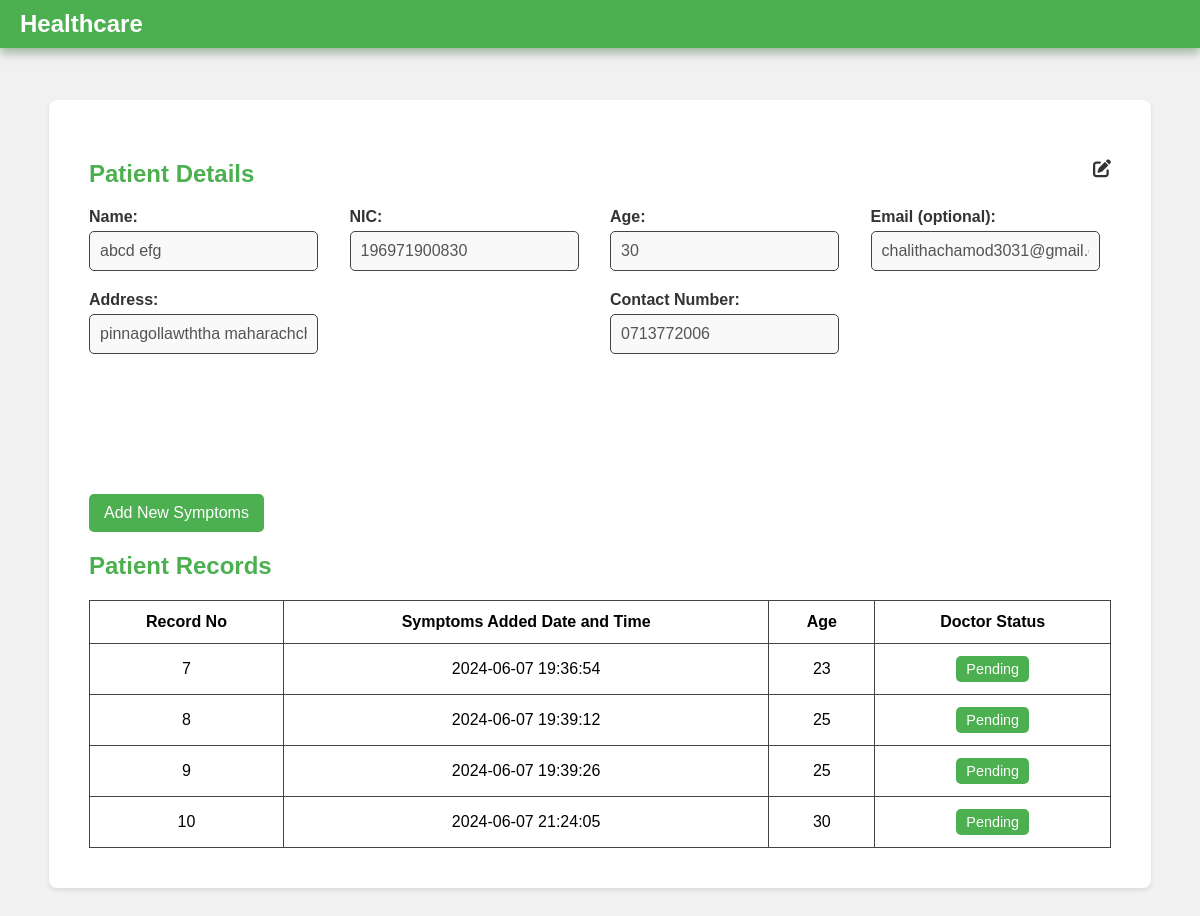
Before: /reception/profile-view.php?p_id=2 with the older database file.
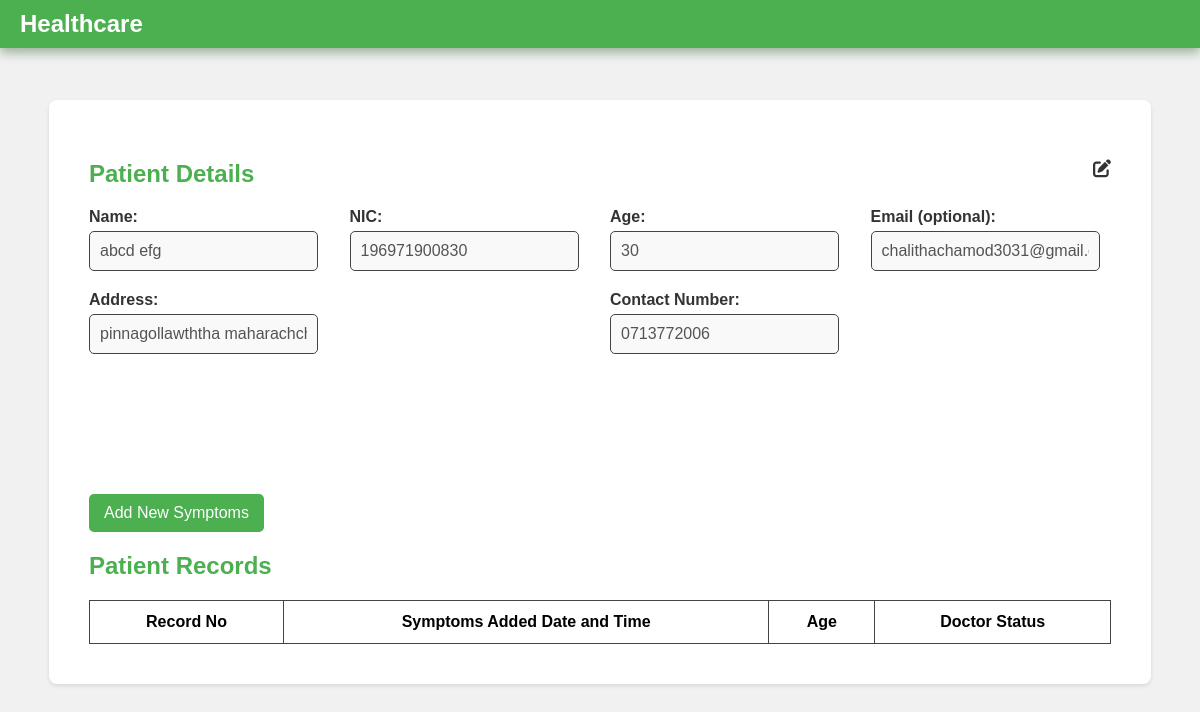
After: the same page with the newer database file.
### tables this page shows
CREATE TABLE IF NOT EXISTS `registered_patients` (
  `p_id` int NOT NULL AUTO_INCREMENT,
  `name` varchar(50) DEFAULT NULL,
  `mobile` varchar(12) DEFAULT NULL,
  `email` varchar(50) DEFAULT NULL,
  `id_num` varchar(20) DEFAULT NULL,
  `address` text,
  `age` int DEFAULT NULL,
  `register_date` datetime DEFAULT NULL,
  `reception_id` varchar(50) DEFAULT NULL,
  PRIMARY KEY (`p_id`),
  KEY `FK_register_patients_register_reception` (`reception_id`),
  CONSTRAINT `FK_register_patients_register_reception` FOREIGN KEY (`reception_id`) REFERENCES `registered_reception` (`id_num`)
);

CREATE TABLE IF NOT EXISTS `patients_details` (
  `id` int NOT NULL AUTO_INCREMENT,
  `patients_id` int DEFAULT NULL,
  `reception_id` varchar(50) DEFAULT NULL,
  `symptoms` text,
  `medical_report` text,
  `Prescriptions` text,
  `Prescriptions_date` datetime DEFAULT NULL,
  `doctor_id` varchar(50) DEFAULT NULL,
  `age` int DEFAULT NULL,
  `symptoms_date` datetime DEFAULT NULL,
  PRIMARY KEY (`id`),
  KEY `FK_patients_details_register_patients` (`patients_id`),
  KEY `FK_patients_details_register_reception` (`reception_id`),
  KEY `FK_patients_details_registered_doctor` (`doctor_id`),
  CONSTRAINT `FK_patients_details_register_patients` FOREIGN KEY (`patients_id`) REFERENCES `registered_patients` (`p_id`),
  CONSTRAINT `FK_patients_details_register_reception` FOREIGN KEY (`reception_id`) REFERENCES `registered_reception` (`id_num`),
  CONSTRAINT `FK_patients_details_registered_doctor` FOREIGN KEY (`doctor_id`) REFERENCES `registered_doctor` (`id_num`)
);

### connection.php (called while the page is built, shortened)
<?php
class Database
{
    public static $connection;
    public static function SetUpConnection()
    {
        if (!isset(Database::$connection)) {
            Database::$connection = new mysqli("localhost", "root", "Chalithac*#3031", "healthcare", "3306");
        }
    }
    public static function search($q)
    {
        return Database::$connection->query($q);
    }
}

### reception/profile-view.php (the view, shortened to what this page needs)
<?php
require_once "../connection.php";
$patient_id = $_GET["p_id"];
?>
<!DOCTYPE html>
<html lang="en">
<head>
    <link rel="stylesheet" href="../assets/css/common.css">
    <link rel="stylesheet" href="../assets/css/header.css">
    <link rel="stylesheet" href="../assets/css/profile-view.css">
    <link rel="stylesheet" href="https://cdnjs.cloudflare.com/ajax/libs/font-awesome/6.5.2/css/all.min.css" />
</head>
<body>
    <header class="header">
        <div class="logo">Healthcare</div>
    </header>
    <div class="container">
        <div class="profile-details">
            <div class="detail-heading">
                <h2>Patient Details</h2>
                <i class="fa-solid fa-pen-to-square"></i>
            </div>
            <?php
            $patientResultSet = Database::search("SELECT * FROM `registered_patients` WHERE `p_id` = '" . $patient_id . "'");
            $patientCount = $patientResultSet->num_rows;
            if ($patientCount == 1) {
                $patientResult = $patientResultSet->fetch_assoc();
            ?>
                <div class="form-row">
                    <div class="form-group">
                        <label>Name:</label>
                        <input class="profile-inputs" type="text" id="name" name="name" value="<?php echo $patientResult["name"]; ?>" disabled required>
                    </div>
                    <div class="form-group">
                        <label>NIC:</label>
                        <input class="profile-inputs" type="text" id="nic" name="nic" value="<?php echo $patientResult["id_num"]; ?>" disabled required>
                    </div>
                    <div class="form-group">
                        <label>Age:</label>
                        <input class="profile-inputs" type="number" id="age" name="age" value="<?php echo $patientResult["age"]; ?>" disabled required>
                    </div>
                    <div class="form-group">
                        <label>Email (optional):</label>
                        <input class="profile-inputs" type="email" id="email" name="email" value="<?php echo $patientResult["email"]; ?>" disabled>
                    </div>
                    <div class="form-group">
                        <label>Address:</label>
                        <input class="profile-inputs" type="text" id="address" name="address" value="<?php echo $patientResult["address"]; ?>" disabled required>
                    </div>
                    <div class="form-group">
                        <label>Contact Number:</label>
                        <input class="profile-inputs" type="text" id="contact" name="contact" value="<?php echo $patientResult["mobile"]; ?>" disabled required>
                    </div>
                </div>
            <?php
            }
            ?>
        </div>
        <div class="symptoms-table-container">
            <button onclick="showPopup('add-symptoms-popup')" class="add-symptoms-btn">Add New Symptoms</button>
            <h2>Patient Records</h2>
            <table id="symptomsTable">
                <thead>
                    <tr>
                        <th>Record No</th>
                        <th>Symptoms Added Date and Time</th>
                        <th>Age</th>
                        <th>Doctor Status</th>
                    </tr>
                </thead>
                <tbody>
                <?php
        $patientDetailsResultSet = Database::search("SELECT * FROM `patients_details` WHERE `patients_id` = '" . $patient_id . "'");
        $patientDetailsCount = $patientDetailsResultSet->num_rows;
        if ($patientDetailsCount > 0) {
            while ($patientDetailsResult = $patientDetailsResultSet->fetch_assoc()) {
                $recordId = $patientDetailsResult["id"];
        ?>
                <tr onclick="showPopup('details-popup-<?php echo $recordId; ?>')">
                    <td><?php echo $recordId; ?></td>
                    <td><?php echo $patientDetailsResult["symptoms_date"]; ?></td>
                    <td><?php echo $patientDetailsResult["age"]; ?></td>
                    <?php if (empty($patientDetailsResult["Prescriptions"])) { ?>
                        <td><button class="status-btn pending">Pending</button></td>
                    <?php } else { ?>
                        <td><button class="status-btn checked">Checked</button></td>
                    <?php } ?>
                </tr>
        <?php
            }
        }
        ?>
                </tbody>
            </table>
        </div>
    </div>
</body>
</html>

### assets/css/common.css (style rules this page uses)
:root { --base-color: #4CAF50; --second-base-color: #388E3C; --dark-gray: #333333; --medium-gray: #444444; --error-color: #FF4136; }
* { margin: 0%; padding: 0%; box-sizing: border-box; font-family: Arial, sans-serif; }

### assets/css/header.css (style rules this page uses)
header { display: flex; justify-content: space-between; align-items: center; background-color: var(--base-color); padding: 10px 20px; color: white; position: fixed; left: 0%; top: 0%; width: 100%; box-shadow: 0px 5px 10px rgba(4, 65, 0, 0.349); }
header .logo { font-size: 1.5em; font-weight: bold; cursor: pointer; }

### assets/css/profile-view.css (style rules this page uses)
body { font-family: Arial, sans-serif; background-color: #f1f1f1; margin: 0; padding: 20px; }
.container { max-width: 95%; margin: 80px auto; background-color: #fff; padding: 20px; border-radius: 8px; box-shadow: 0 2px 4px rgba(0, 0, 0, 0.1); }
.profile-details { margin-top: 20px; padding: 20px; display: flex; flex-direction: column; border-radius: 10px; }
.detail-heading { width: 100%; display: flex; justify-content: space-between; }
.profile-details h2 { color: var(--base-color); margin-bottom: 20px; width: 100%; }
.fa-pen-to-square { font-size: 18px; color: var(--dark-gray); cursor: pointer; }
.profile-details .form-row { display: flex; flex-wrap: wrap; justify-content: space-between; gap: 20px; margin-bottom: 20px; }
.profile-details .form-group { flex: 1; min-width: 200px; }
.profile-details label { display: block; margin-bottom: 5px; color: var(--dark-gray); font-weight: bold; }
.profile-inputs { max-width: 400px; display: block; padding: 10px; font-size: 1em; border: 1px solid var(--medium-gray); border-radius: 5px; background-color: #f9f9f9; }
.symptoms-table-container { margin-top: 80px; padding: 20px; }
.symptoms-table-container h2 { color: var(--base-color); margin-bottom: 20px; }
.add-symptoms-btn { margin-bottom: 20px; padding: 10px 15px; background-color: var(--base-color); border: none; border-radius: 5px; color: #FFFFFF; font-size: 1em; cursor: pointer; transition: background-color 0.3s; }
table { width: 100%; border-collapse: collapse; }
#symptomsTable th, #symptomsTable td { text-align: center; }
th, td { padding: 12px 15px; border: 1px solid var(--medium-gray); text-align: left; }
tbody tr { cursor: pointer; }
.status-btn { padding: 5px 10px; border: none; border-radius: 5px; font-size: 0.9em; cursor: pointer; }
.status-btn.pending { background-color: var(--base-color); color: white; }

Changed rows visible on the page:
removed patients_details: id "7", symptoms_date "2024-06-07 19:36:54", age "23", Prescriptions "Pending"
removed patients_details: id "8", symptoms_date "2024-06-07 19:39:12", age "25", Prescriptions "Pending"
removed patients_details: id "9", symptoms_date "2024-06-07 19:39:26", age "25", Prescriptions "Pending"
removed patients_details: id "10", symptoms_date "2024-06-07 21:24:05", age "30", Prescriptions "Pending"
